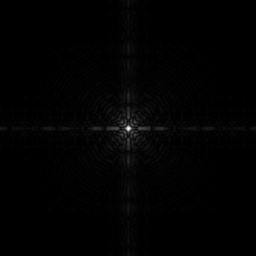
#> input picture Lab1/log.tif, 256 x 256 px
$ python Chuyen_Doi_Logarit.py
#> lines starting #> are read from the running program, lines starting #| are printed output that depends on the picture
import cv2 as cv
import matplotlib.pyplot as plt

def Chuyen_doi_logarit(img, c):
    return float(c) * cv.log(1.0 + img)

def show_Chuyen_doi_logarit():
    fig = plt.figure(figsize=(9, 3))
    ax1, ax2 = fig.subplots(1, 2)

    img = cv.imread('log.tif')
#> img is the input picture: shape (256, 256, 3); min 0, max 255, mean 2.1
    ax1.imshow(img, cmap='gray')
    ax1.set_title("Ảnh gốc")

    y = Chuyen_doi_logarit(img, 2)
#> in Chuyen_doi_logarit, `return float(c) * cv.log(1.0 + img)`:
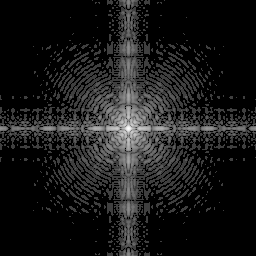
#> returned value: shape (256, 256, 3) float64; min 0, max 11.09, mean 1.12; drawn with min black and max white
    ax2.imshow(y, cmap='gray')
    ax2.set_title("Chuyển đổi bằng hàm Logarit")
    plt.show()
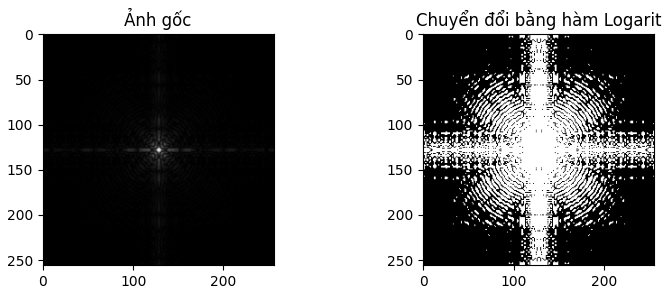
#> figure drawn by matplotlib, 2 panels

if __name__ == '__main__':
    show_Chuyen_doi_logarit()
